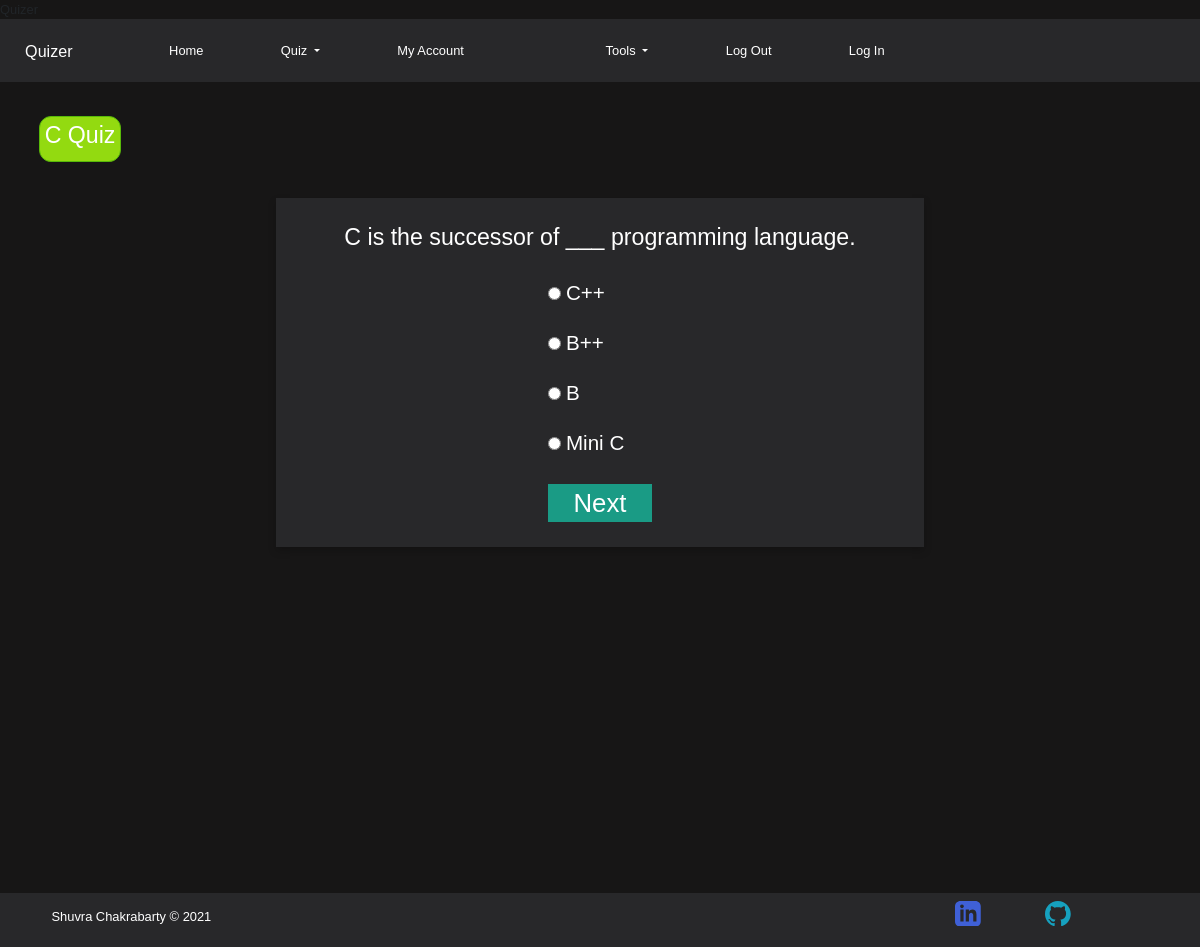
Screenshot of /cprog/ with the database file from the repository.
### quiz/models.py (models this page shows)
class C(models.Model):
    id = models.AutoField(primary_key=True)
    question = models.CharField(max_length=500, unique=False)
    options1 = models.CharField(max_length=100, unique=False)
    options2 = models.CharField(max_length=100, unique=False)
    options3 = models.CharField(max_length=100, unique=False)
    options4 = models.CharField(unique=False, max_length=100)
    ans = models.CharField(unique=False, max_length=50)

### quiz/views.py (the view)
# urls.py: path("cprog/",views.c, name='cprog'),
def c(requests):
    global id
    if 'next' in requests.session:
        id = id+1
        del requests.session['next']
        if not C.objects.filter(id=id).exists():
            if requests.session.has_key('email'):
                user_id = requests.session['user_id']
                mark = requests.session['marks']
                id = 0
                del requests.session['marks']
                update = User_stat.objects.create(name='C', score=b, user_id=user_id)
            else:
                mark = requests.session['marks']
                id = 0
                del requests.session['marks']
            return render(requests, 'score.html', {'marks': mark})
        else:
                data = C.objects.get(id=id)
                question = data.question
                o1 = data.options1
                o2 = data.options2
                o3 = data.options3
                o4 = data.options4
                requests.session['id'] = data.id
                return render(requests, 'c.html', {'question': question, 'o1': o1, 'o2': o2, 'o3': o3, 'o4': o4})
    else:
        data = C.objects.get(id=1)
        question = data.question
        o1 = data.options1
        o2 = data.options2
        o3 = data.options3
        o4 = data.options4
        requests.session['id'] = data.id
        return render(requests, 'c.html', {'question': question, 'o1': o1, 'o2': o2, 'o3': o3, 'o4': o4})

### templates/c.html (shortened to what this page needs)
{% extends 'head.html' %}
{% block body_block %}
    <section class="main__section">
        <div class="quiz_name" style="border: 1px solid rgb(88, 185, 8);
background-color: rgb(147, 218, 16);">
             <h1 class="quiz_text" >C Quiz</h1>
        </div>
        <div id="cont">
            <div class="question">
            <h1>{{question}}</h1>
            </div>
            <div class="options">
                <form action="{% url 'base:c' %}" method="POST">
                    <div class="div_input">
                        <input type="radio" name="q1" class="q_radio" id="rad1" value="{{o1}}">{{o1}}
                    </div>
                    <div class="div_input">
                    <input type="radio" name="q1" class="q_radio" id="" value="{{o2}}">{{o2}}
                    </div>
                    <div class="div_input">
                    <input type="radio" name="q1" id="" class="q_radio" value="{{o3}}">{{o3}}
                    </div>
                    <div class="div_input">
                    <input type="radio" name="q1" id="" class="q_radio" value="{{o4}}">{{o4}}
                    </div>
                    <div class="div_input">
                        <input class="button" type="submit" class="q_radio" name="submit" value="Next">
                    </div>
                </form>
                </div>
        </div>
    </section>
   <footer>
        <h3 class="copy"> <a href="https://shuvra.tech/">Shuvra Chakrabarty &copy 2021</a></h3>
        <div class="div_footer">
            <ul>
                <li><a href="https://www.linkedin.com/in/shuvra-chakrabarty-88a373217">
            </a></li>
                            <li><a href="https://github.com/shuvra-matrix">
            </a></li>
            </ul>
        </div>
    </footer>
</body>
</html>
{% endblock %}

### static/css/style.css (style rules this page uses)
body { margin: 0; padding: 0; box-sizing: border-box; font-family: 'Noto Sans JP', sans-serif; background-color: #171616; }
.svge,svg { width: 90%; margin: auto; display: flex; height: 30rem; }
html { font-size: 80.5%; }
footer { padding: .6rem ; background:#28282a; position:fixed; bottom: 0px; width: 100%; display: flex; flex-direction: row; justify-content: space-around; align-items: center; }
footer,h3 { padding-left: 2rem; flex: 1 1 10rem; color: white; }
footer,ul { flex: 1 1 20rem; display: flex; }
footer,li { list-style-type: none; padding-right: 5rem; }
footer,a { text-decoration: none; color: white; font-size: 1rem; }
footer, a:hover { color: orange; }
.main__section { min-height: 100vh; width: 90%; margin: auto; display: flex; flex-direction: column; align-items: center; max-height: 90vh; }
.div_input { margin: 1.5rem; }
.div_input,input { font-size: 2rem; }
.button { padding: 0 2rem; font-size: 2rem; background: rgb(26, 155, 133); color: white; border: none; text-align: center; }
.question { margin-top: 2rem; }
.copy { font-size: 1.2rem; }
.question,h1 { font-size: 1.8rem; }
.quiz_name { position: absolute; top: 9rem; left: 3rem; }
input { margin: 0.4rem; color: rgb(0, 0, 0); font-size: 1.6rem; }
.div_input { color: white; }
.question,h1 { color: white; }
.quiz_name { border: 1px solid rgb(207, 104, 20); background-color: rgb(192, 108, 29); padding: 5px; border-radius: 12px; }
#cont { min-height: 10vh; display: flex; justify-content: center; align-items: center; flex-direction: column; background-color: #28282a; min-width: 60%; margin-top: 4rem; margin-left: auto; margin-right: auto; box-shadow: 0 4px 8px 0 rgba(0, 0, 0, 0.2); transition: 0.3s; }
.div_input { font-size: 1.6rem; }
#rad1 { font-size: 1.2rem; }

### rows the page displays
C: question "C is the successor of ___ programming language.", options1 "C++", options2 "B++", options4 "Mini C"

### other values shown
{{ o3 }} "B"
